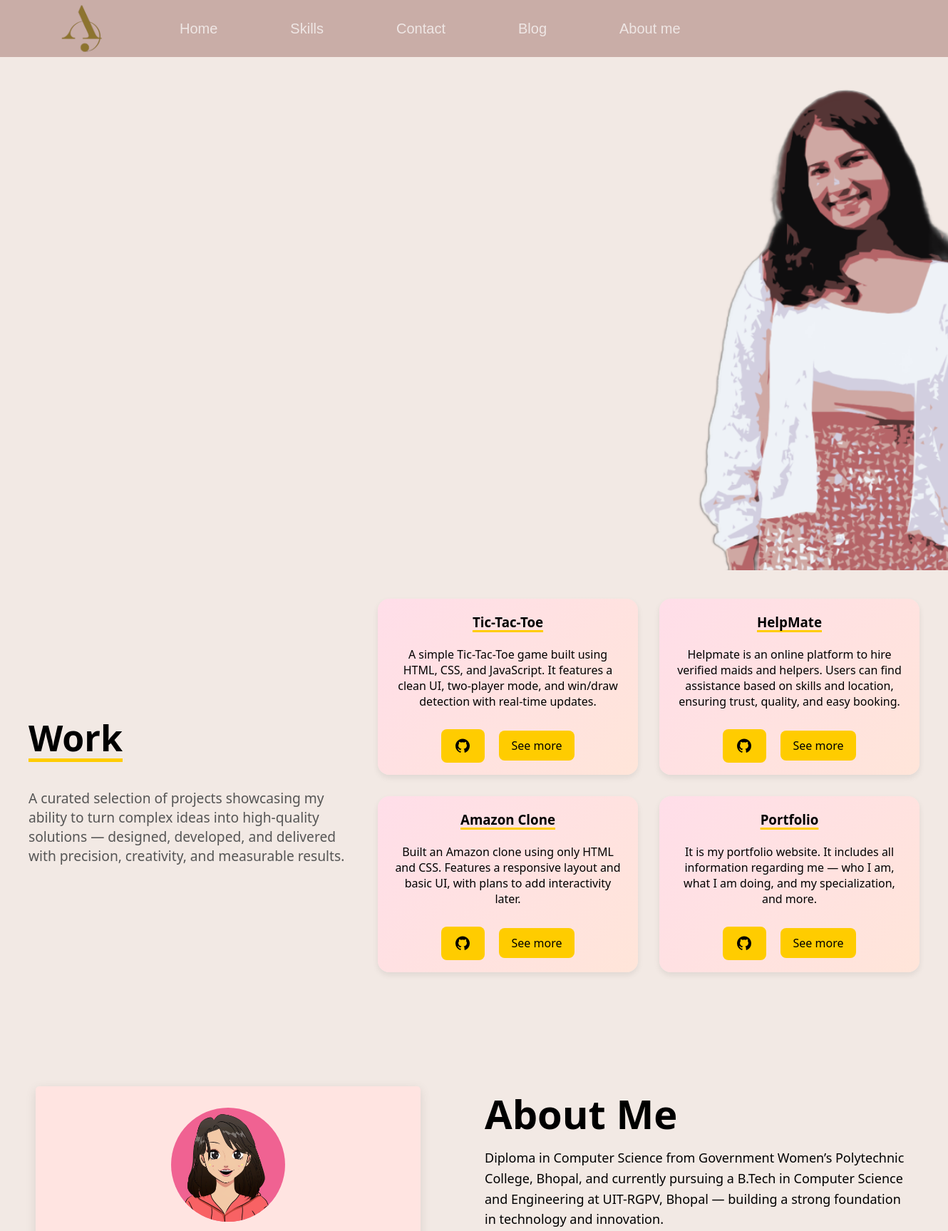
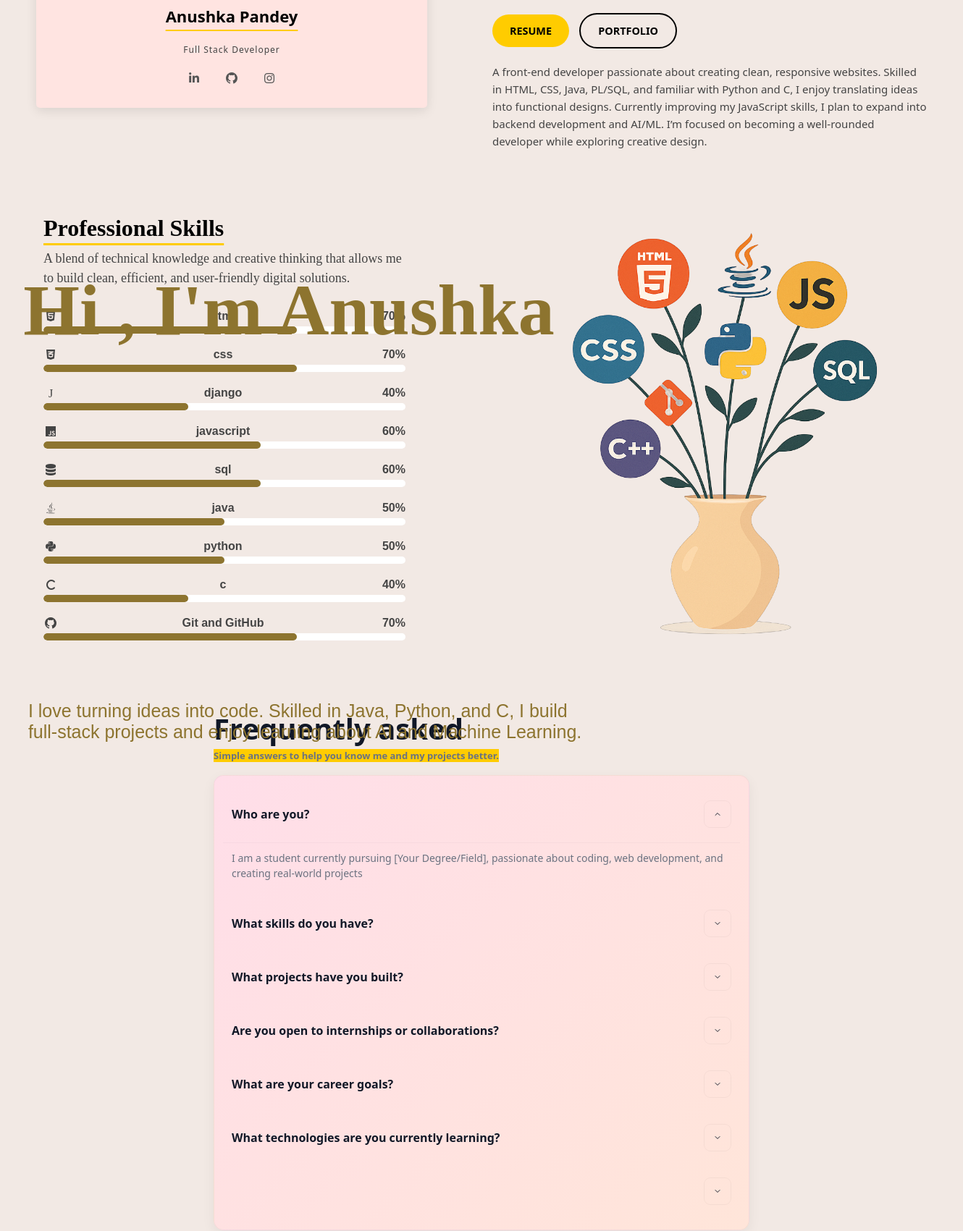
The page / (upper part) on the database its author committed (2 pictures, top to bottom).
### portfolio/models.py (models this page shows, shortened)
class Hero(models.Model):
    logo = models.ImageField(upload_to='skill_logos/', blank=True, null=True)
    heading = models.CharField(max_length=50)
    description = models.TextField(blank=True)
    cover_img = models.ImageField(upload_to='cover_photo/',blank=True)
    work_btn = models.CharField(max_length=20)

class WorkSection(models.Model):
    heading = models.CharField(max_length=100, default="Work")   # e.g., "Work"
    subheading = models.TextField(blank=True)                    # e.g., "A curated selection..."

class Work(models.Model):
    heading = models.CharField(max_length=100)                     # Project title
    description = models.TextField(blank=True)                     # Project description
    demo_link = models.URLField(max_length=200, blank=True)        # "See more" button
    source_code_link = models.URLField(max_length=200, blank=True) # GitHub button
    created_at = models.DateTimeField(auto_now_add=True)
    class Meta:
        ordering = ["-created_at"]   # Show latest project first

class About(models.Model):
    name = models.CharField(max_length=100)
    title = models.CharField(max_length=100)   # e.g. Full Stack Developer
    intro = models.TextField()                 # short intro paragraph
    description = models.TextField()           # detailed description
    resume_link = models.URLField(blank=True, null=True)
    portfolio_link = models.URLField(blank=True, null=True)
    heading = models.CharField(max_length=100, blank=True, null=True)
    linkedin = models.URLField(blank=True, null=True)
    github = models.URLField(blank=True, null=True)
    instagram = models.URLField(blank=True, null=True)
    profile_image = models.ImageField(upload_to="about/", blank=True, null=True)

class SkillsSection(models.Model):
    title = models.CharField(max_length=100, blank=True, null=True)
    description = models.TextField(blank=True, null=True)
    skill_img = models.ImageField(upload_to="skills/", blank=True, null=True)

class Skill(models.Model):
    ICON_CHOICES = [
        ("fa-brands fa-html5", "HTML5"),
        ("fa-brands fa-css3-alt", "CSS3"),
        ("fa-brands fa-js", "JavaScript"),
        ("fa-brands fa-java", "Java"),
        ("fa-brands fa-python", "Python"),
        ("fa-solid fa-c", "C"),
        ("fa-brands fa-github", "Git & GitHub"),
        ("fa-solid fa-database", "PLSQL"),
        ("fa-brands fa-react", "React"),
        ("fa-brands fa-node-js", "Node.js"),
        ("fa-brands fa-bootstrap", "Bootstrap"),
        ("fa-brands fa-sass", "Sass"),
        ("fa-brands fa-figma", "Figma"),
        ("fa-brands fa-j", "django"),
    ]
    name = models.CharField(max_length=100)
    icon = models.CharField(max_length=100, choices=ICON_CHOICES, help_text="FontAwesome class")
    percentage = models.PositiveIntegerField(default=0, help_text="Skill level in %")

class FAQ(models.Model):
    question = models.CharField(max_length=200)
    answer = models.TextField()

### portfolio/views.py (the view)
# urls.py: path('', views.home, name='home'),
def home(request):
    hero = Hero.objects.first()
    work_section = WorkSection.objects.first()
    works = Work.objects.all()
    about = About.objects.first()
    skills = Skill.objects.all()
    skillsdes = SkillsSection.objects.first()
    faq = FAQ.objects.all()
    context = {
        "hero": hero,
        "work_section": work_section,
        "works": works,
        "about": about,
        "skills": skills,
        "skillsdes": skillsdes,
        "faq" : faq,
        "form": MessageForm(),  # Add the form to the context
    }
    return render(request, "portfolio/home.html", context)

### portfolio/templates/portfolio/home.html (shortened to what this page needs)
{% load static %}
<!DOCTYPE html>
<html lang="en">
<head>
    <link rel="stylesheet" href="{% static 'portfolio/css/home.css' %}">
    <link rel="stylesheet" href="https://cdnjs.cloudflare.com/ajax/libs/font-awesome/7.0.0/css/all.min.css" />
</head>
<body>
  <header>
        <div class="navbar">
            <div class="nav-logo" style="background-image: url('{{ hero.logo.url }}');"></div>
            <a href="{% url 'home' %}">Home</a>
            <a href="{% url 'skill' %}">Skills</a>
            <a href="{% url 'contact' %}">Contact</a>
            <a href="{% url 'blog' %}">Blog</a>
             <a href="{% url 'about' %}">About me</a>
        </div>
    </header>
    <div class="herosection" style="background-image: url('{{ hero.cover_img.url }}');">
        <div class="hero-heading">
            <p>{{ hero.heading }}</p>
        </div>
        <div class="hero-para">
            <p>{{ hero.description }}</p>
        </div>
    </div>
 <div class="work">
  <div class="head">
    <div class="head-content">
      <h1 class="work_heading">{{ work_section.heading }}</h1>
      <h3 class="worksub_heading"><br>{{work_section.subheading }}</h3>
    </div>
  </div>
  <section class="projects">
    {% for w in works %}
      <div class="card">
        <h3>{{ w.heading }}</h3>
        <p><br>{{ w.description }}</p>
        <div class="button-in-card">
          {% if w.source_code_link %}
            <div class="git">
              <a href="{{ w.source_code_link }}" target="_blank">
                <i class="fa-brands fa-github"></i>
              </a>
            </div>
          {% endif %}
          {% if w.demo_link %}
            <a href="{{ w.demo_link }}" target="_blank">See more</a>
          {% endif %}
        </div>
      </div>
    {% endfor %}
  </section>
</div>
        <section class="about-section">
        <div class="about-card">
            <div class="profile-img">
               {% if about.profile_image %}
                <img src="{{ about.profile_image.url }}" alt="Profile Image">
               {% endif %}
            </div>
            <h2>{{ about.name }}</h2>
            <div class="divider"></div>
            <p class="job-title">{{ about.title }}</p>
             <div class="social-icons">
            {% if about.linkedin %}<a href="{{ about.linkedin }}"><i class="fab fa-linkedin-in"></i></a>{% endif %}
            {% if about.github %}<a href="{{ about.github }}"><i class="fa-brands fa-github"></i></a>{% endif %}
            {% if about.instagram %}<a href="{{ about.instagram }}"><i class="fa-brands fa-instagram"></i></a>{% endif %}
        </div>
    </div>
    <div class="about-content">
        <h1>About Me</h1>
        <p class="intro">{{ about.intro }}</p>
        <div class="buttons">
            {% if about.resume_link %}<a href="{{ about.resume_link }}" class="btn yellow">RESUME</a>{% endif %}
            {% if about.portfolio_link %}<a href="{{ about.portfolio_link }}" class="btn outline">PORTFOLIO</a>{% endif %}
        </div>
        <p class="description">{{ about.description }}</p>
    </div>
</section>
<section class="skills-section">
  <div class="skills-container">
    <div class="skills-left">
      <h2 class="skills-title">{{ skillsdes.title }}</h2>
      <p class="skills-description">
       {{ skillsdes.description }}
      </p>
      {% for skill in skills %}
      <div class="skill-bar">
        <div class="label">
          <i class="{{ skill.icon }}"></i> {{ skill.name }} <span>{{ skill.percentage }}%</span>
        </div>
        <div class="bar"><div class="fill" style="width: {{ skill.percentage }}%;"></div></div>
      </div>
      {% endfor %}
    </div>
    <div class="skills-right">
      <img src="{{ skillsdes.skill_img.url }}" alt="Skills Image" class="skills-image" />
    </div>
  </div>
</section>
 <div class="faq">
    <main class="faq-wrap">
    <div class="faq-header">
      <div>
        <div class="title">Frequently asked</div>
        <div class="subtitle">Simple answers to help you know me and my projects better.</div>
      </div>
    </div>
    <section class="faq-card" aria-label="Frequently asked questions">
      <details open>
        <summary>
          <div class="question">{{ faq.0.question }}</div>
          <div class="chev" aria-hidden>
            <svg width="12" height="12" viewBox="0 0 20 20" fill="none" xmlns="http://www.w3.org/2000/svg"><path d="M5 7.5L10 12.5L15 7.5" stroke="currentColor" stroke-width="1.6" stroke-linecap="round" stroke-linejoin="round"/></svg>
          </div>
        </summary>
        <div class="answer">{{ faq.0.answer }}</div>
      </details>
      <details>
        <summary>
          <div class="question">{{ faq.1.question }}</div>
          <div class="chev" aria-hidden>
            <svg width="12" height="12" viewBox="0 0 20 20" fill="none" xmlns="http://www.w3.org/2000/svg"><path d="M5 7.5L10 12.5L15 7.5" stroke="currentColor" stroke-width="1.6" stroke-linecap="round" stroke-linejoin="round"/></svg>
          </div>
        </summary>
      </details>
      <details>
        <summary>
          <div class="question">{{ faq.2.question }}</div>
          <div class="chev" aria-hidden>
            <svg width="12" height="12" viewBox="0 0 20 20" fill="none" xmlns="http://www.w3.org/2000/svg"><path d="M5 7.5L10 12.5L15 7.5" stroke="currentColor" stroke-width="1.6" stroke-linecap="round" stroke-linejoin="round"/></svg>
          </div>
        </summary>
      </details>
      <details>
        <summary>
          <div class="question">{{ faq.3.question }}</div>
          <div class="chev" aria-hidden>
            <svg width="12" height="12" viewBox="0 0 20 20" fill="none" xmlns="http://www.w3.org/2000/svg"><path d="M5 7.5L10 12.5L15 7.5" stroke="currentColor" stroke-width="1.6" stroke-linecap="round" stroke-linejoin="round"/></svg>
          </div>
        </summary>
      </details>
 <details>
        <summary>
          <div class="question">{{ faq.4.question }}</div>
          <div class="chev" aria-hidden>
            <svg width="12" height="12" viewBox="0 0 20 20" fill="none" xmlns="http://www.w3.org/2000/svg"><path d="M5 7.5L10 12.5L15 7.5" stroke="currentColor" stroke-width="1.6" stroke-linecap="round" stroke-linejoin="round"/></svg>
          </div>
        </summary>
      </details>
       <details>
        <summary>
          <div class="question">{{ faq.5.question }}</div>
          <div class="chev" aria-hidden>
            <svg width="12" height="12" viewBox="0 0 20 20" fill="none" xmlns="http://www.w3.org/2000/svg"><path d="M5 7.5L10 12.5L15 7.5" stroke="currentColor" stroke-width="1.6" stroke-linecap="round" stroke-linejoin="round"/></svg>
          </div>
        </summary>
      </details>
       <details>
        <summary>
          <div class="chev" aria-hidden>
            <svg width="12" height="12" viewBox="0 0 20 20" fill="none" xmlns="http://www.w3.org/2000/svg"><path d="M5 7.5L10 12.5L15 7.5" stroke="currentColor" stroke-width="1.6" stroke-linecap="round" stroke-linejoin="round"/></svg>
          </div>
        </summary>
      </details>
    </section>
</div>
</body>
</html>

### rows shown on the page
Hero: logo (picture), cover_img (picture), heading "Hi , I'm Anushka", description "I love turning ideas into code. Skilled in Java, Python, and C, I build full‑stack projects and enjoy learning about AI and Machine Learning."
WorkSection: heading "Work", subheading "A curated selection of projects showcasing my ability to turn complex ideas into high-quality solutions — designed, developed, and delivered with precision, creativity, and measurable results."
Work: heading "Tic-Tac-Toe", description "A simple Tic-Tac-Toe game built using HTML, CSS, and JavaScript. It features a clean UI, two-player mode, and win/draw detection with real-time updates."
Work: heading "HelpMate", description "Helpmate is an online platform to hire verified maids and helpers. Users can find assistance based on skills and location, ensuring trust, quality, and easy booking."
Work: heading "Amazon Clone", description "Built an Amazon clone using only HTML and CSS. Features a responsive layout and basic UI, with plans to add interactivity later."
Work: heading "Portfolio", description "It is my portfolio website. It includes all information regarding me — who I am, what I am doing, and my specialization, and more."
About: profile_image (picture), name "Anushka Pandey", title "Full Stack Developer", intro "Diploma in Computer Science from Government Women’s Polytechnic College, Bhopal, and currently pursuing a B.Tech in Computer Science and Engineering at UIT-RGPV, Bhopal — building a strong foundation in technology and innovation.", description "A front-end developer passionate about creating clean, responsive websites. Skilled in HTML, CSS, Java, PL/SQL, and familiar with Python and C, I enjoy translating ideas into functional designs. Currently improving my JavaScript skills, I plan to expand into backend development and AI/ML. I’m focused on becoming a well-rounded developer while exploring creative design."
SkillsSection: title "Professional Skills", description "A blend of technical knowledge and creative thinking that allows me to build clean, efficient, and user-friendly digital solutions.", skill_img (picture)
Skill: name "html", percentage "70"
Skill: name "css", percentage "70"
Skill: name "django", percentage "40"
Skill: name "javascript", percentage "60"
Skill: name "sql", percentage "60"
Skill: name "java", percentage "50"
Skill: name "python", percentage "50"
Skill: name "c", percentage "40"
Skill: name "Git and GitHub", percentage "70"
FAQ: question "Who are you?", answer "I am a student currently pursuing [Your Degree/Field], passionate about coding, web development, and creating real-world projects"
FAQ: question "What skills do you have?"
FAQ: question "What projects have you built?"
FAQ: question "Are you open to internships or collaborations?"
FAQ: question "What are your career goals?"
FAQ: question "What technologies are you currently learning?"
